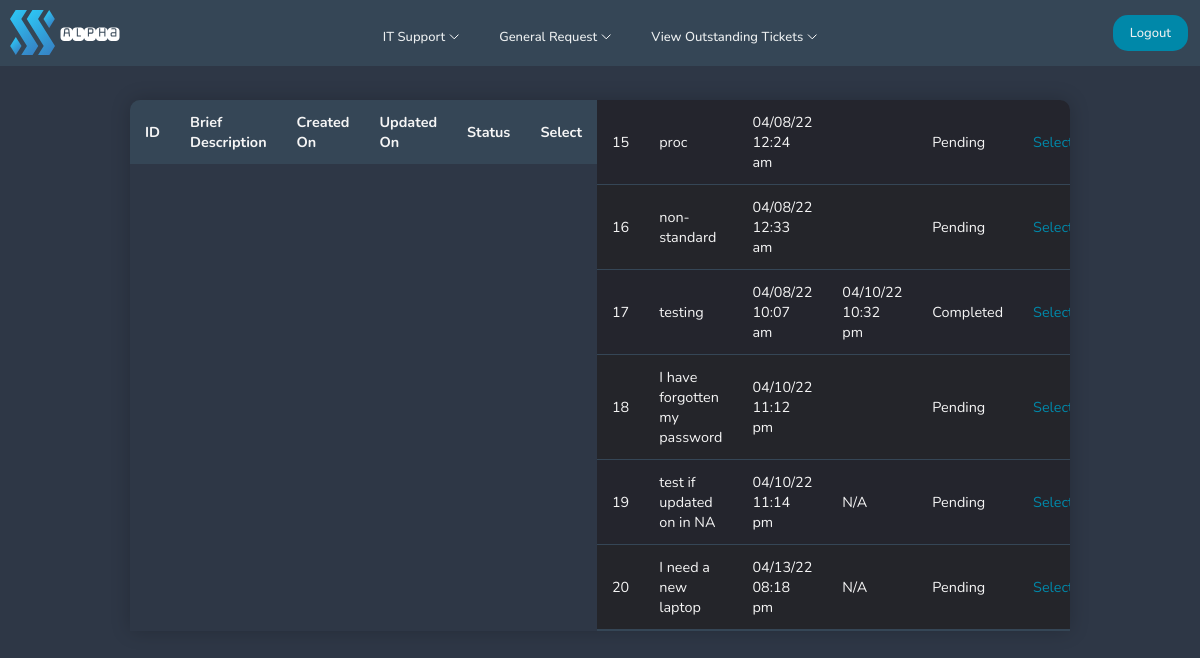
Screenshot of /pages/user-view-general-tickets.php (signed in) with the database file from the repository.
### tables this page shows
CREATE TABLE "requestticket" (
	"id"	INTEGER,
	"user"	INTEGER,
	"type"	TEXT,
	"request"	TEXT,
	"brief"	TEXT,
	"full"	TEXT,
	"status"	TEXT,
	"createdon"	TEXT,
	"comment"	TEXT,
	"updatedon"	TEXT,
	PRIMARY KEY("id" AUTOINCREMENT)
);

### pages/user-view-general-tickets.php (the view, shortened to what this page needs)
<!DOCTYPE html>
<html lang="en">
<head>
    <?php include'../navigation/userdashnavbar.php';
    require ('../config/dbcon.php'); ?>
    <link rel="stylesheet" href="../navigation/userdashnavbar.css">
    <link rel="stylesheet" href="../css/usertickettable.css">
    <link rel="stylesheet" href="../css/user-select-button.css">
</head>
<body bgcolor="#2E3746">
<?php
$user = $_SESSION['id'];
$query = "SELECT * FROM requestticket where user = $user";
$statement = $conn->prepare($query);
$statement->execute();
$statement->setFetchMode(PDO::FETCH_OBJ);
$result = $statement->fetchAll();
?>
<table class="ticket-table">
    <thead>
    <tr>
        <th>ID</th>
        <th>Brief Description</th>
        <th>Created On</th>
        <th>Updated On</th>
        <th>Status</th>
        <th>Select</th>
    </tr>
    </thead>
    <?php foreach($result as $data) { ?>
        <tr>
            <td><?= $data->id; ?> </td>
            <td><?= $data->brief; ?> </td>
            <td><?= $data->createdon; ?> </td>
            <td><?= $data->updatedon; ?> </td>
            <td><?= $data->status; ?> </td>
            <td>
                <a style="text-decoration: none;" href="../pages/user-select-general-ticket.php?id=<?= $data->id; ?>" class="selectbutton">Select</a>
            </td>
        </tr>
        <?php
    }
    ?>
</table>
</body>
</html>

### navigation/userdashnavbar.css (style rules this page uses)
* { box-sizing: border-box; margin: 0; padding: 0; }

### css/usertickettable.css (style rules this page uses)
* { box-sizing: border-box; font-family: "Nunito", sans-serif; }
.ticket-table { display: flex; table-layout: fixed; margin-top: 100px; margin-left: auto; margin-right: auto; margin-bottom: 100px; font-size: 0.9em; min-width: 940px; max-width: 940px; border-collapse: collapse; border-radius: 10px 10px 0 0; box-shadow: 0 0 20px rgba(0, 0 ,0, 0.20); overflow: hidden; }
.ticket-table thead tr { background-color: #354656; color: whitesmoke; text-align: left; font-weight: bold; }
.ticket-table th, .ticket-table td { max-width:180px; word-wrap:break-word; padding: 12px 15px; }
.ticket-table tbody tr { border-bottom: 1px solid #354656; color: whitesmoke; }
.ticket-table tbody tr:nth-of-type(even) { background-color: #24252a; }
.ticket-table tbody tr:nth-of-type(odd) { background-color: #24252d; }
.ticket-table tbody tr:last-of-type { border-bottom: 2px solid #354656; }

### css/user-select-button.css (style rules this page uses)
.selectbutton { text-decoration : none; color: #0088a9; transition: color 0.3s ease 0s; }

### rows the page displays
requestticket: id "15", brief "proc", createdon "04/08/22 12:24 am", status "Pending"
requestticket: id "16", brief "non-standard", createdon "04/08/22 12:33 am", status "Pending"
requestticket: id "17", brief "testing", createdon "04/08/22 10:07 am", updatedon "04/10/22 10:32 pm", status "Completed"
requestticket: id "18", brief "I have forgotten my password", createdon "04/10/22 11:12 pm", status "Pending"
requestticket: id "19", brief "test if updated on in NA", createdon "04/10/22 11:14 pm", updatedon "N/A", status "Pending"
requestticket: id "20", brief "I need a new laptop", createdon "04/13/22 08:18 pm", updatedon "N/A", status "Pending"
